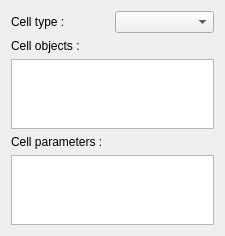
<?xml version="1.0" encoding="UTF-8"?>
<ui version="4.0">
 <class>CellDock</class>
 <widget class="QWidget" name="CellDock">
  <property name="geometry">
   <rect>
    <x>0</x>
    <y>0</y>
    <width>225</width>
    <height>235</height>
   </rect>
  </property>
  <property name="windowTitle">
   <string>Form</string>
  </property>
  <layout class="QGridLayout" name="gridLayout">
   <item row="0" column="0">
    <widget class="QLabel" name="label">
     <property name="text">
      <string>Cell type :</string>
     </property>
    </widget>
   </item>
   <item row="2" column="0" colspan="2">
    <widget class="QListView" name="objects"/>
   </item>
   <item row="1" column="0">
    <widget class="QLabel" name="label_2">
     <property name="text">
      <string>Cell objects :</string>
     </property>
    </widget>
   </item>
   <item row="4" column="0" colspan="2">
    <widget class="QColumnView" name="columnView"/>
   </item>
   <item row="0" column="1">
    <widget class="QuietComboBox" name="cellTypes"/>
   </item>
   <item row="3" column="0" colspan="2">
    <widget class="QLabel" name="label_3">
     <property name="text">
      <string>Cell parameters :</string>
     </property>
    </widget>
   </item>
  </layout>
 </widget>
 <customwidgets>
  <customwidget>
   <class>QuietComboBox</class>
   <extends>QComboBox</extends>
   <header location="global">GUI/quietwidgets.h</header>
  </customwidget>
 </customwidgets>
 <resources/>
 <connections/>
</ui>
